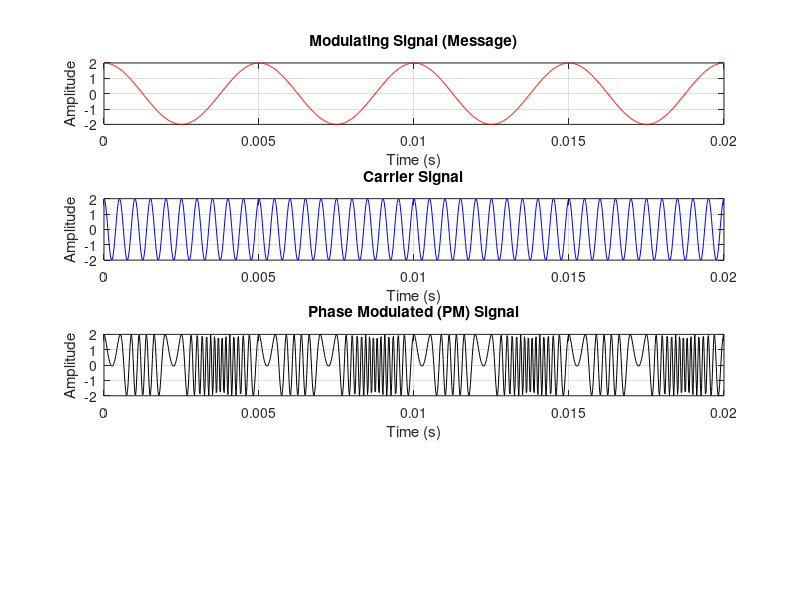

The MATLAB source for this figure:
fs = 50000;
T = 0.02;
t = 0:1/fs:T;

fc = 2000;
fm = 200;
Am = 2;
Ac = 2;
kp = 5*pi; % Phase sensitivity

% Generate signals
modulating_signal = Am * cos(2 * pi * fm * t);
carrier_signal = Ac * cos(2 * pi * fc * t);
pm_signal = Ac * cos(2 * pi * fc * t + kp * modulating_signal);



% Plot results
figure;

subplot(4,1,1);
plot(t, modulating_signal, 'r');
xlabel('Time (s)');
ylabel('Amplitude');
grid on;
title('Modulating Signal (Message)');

subplot(4,1,2);
plot(t, carrier_signal, 'b');
xlabel('Time (s)');
ylabel('Amplitude');
grid on;
title('Carrier Signal');

subplot(4,1,3);
plot(t, pm_signal, 'k');
xlabel('Time (s)');
ylabel('Amplitude');
grid on;
title('Phase Modulated (PM) Signal');

